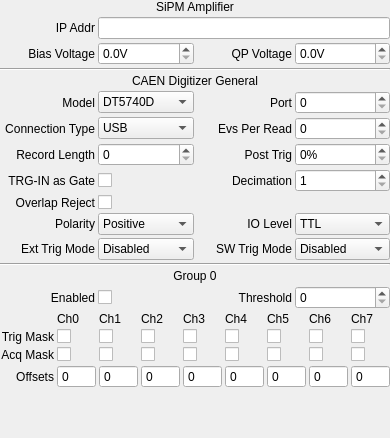
          <widget class="QWidget" name="scrollAreaWidgetContents_2">
           <property name="geometry">
            <rect>
             <x>0</x>
             <y>0</y>
             <width>390</width>
             <height>438</height>
            </rect>
           </property>
           <property name="maximumSize">
            <size>
             <width>1000</width>
             <height>16777215</height>
            </size>
           </property>
           <layout class="QVBoxLayout" name="verticalLayout_9">
            <property name="spacing">
             <number>3</number>
            </property>
            <property name="leftMargin">
             <number>0</number>
            </property>
            <property name="topMargin">
             <number>0</number>
            </property>
            <property name="rightMargin">
             <number>0</number>
            </property>
            <property name="bottomMargin">
             <number>0</number>
            </property>
            <item>
             <layout class="QGridLayout" name="gridLayout_4">
              <property name="verticalSpacing">
               <number>3</number>
              </property>
              <item row="1" column="0">
               <widget class="QLabel" name="sipm_ip_addr_label">
                <property name="text">
                 <string>IP Addr</string>
                </property>
                <property name="alignment">
                 <set>Qt::AlignRight|Qt::AlignTrailing|Qt::AlignVCenter</set>
                </property>
                <property name="buddy">
                 <cstring>sipm_ip_addr_edit</cstring>
                </property>
               </widget>
              </item>
              <item row="2" column="1">
               <widget class="QDoubleSpinBox" name="sipm_bias_box">
                <property name="suffix">
                 <string>V</string>
                </property>
                <property name="decimals">
                 <number>1</number>
                </property>
               </widget>
              </item>
              <item row="2" column="3">
               <widget class="QDoubleSpinBox" name="sipm_qp_box">
                <property name="suffix">
                 <string>V</string>
                </property>
                <property name="decimals">
                 <number>1</number>
                </property>
               </widget>
              </item>
              <item row="1" column="1" colspan="3">
               <widget class="QLineEdit" name="sipm_ip_addr_edit"/>
              </item>
              <item row="2" column="2">
               <widget class="QLabel" name="sipm_qp_label">
                <property name="text">
                 <string>QP Voltage</string>
                </property>
                <property name="alignment">
                 <set>Qt::AlignRight|Qt::AlignTrailing|Qt::AlignVCenter</set>
                </property>
                <property name="buddy">
                 <cstring>sipm_qp_box</cstring>
                </property>
               </widget>
              </item>
              <item row="2" column="0">
               <widget class="QLabel" name="sipm_bias_label">
                <property name="text">
                 <string>Bias Voltage</string>
                </property>
                <property name="alignment">
                 <set>Qt::AlignRight|Qt::AlignTrailing|Qt::AlignVCenter</set>
                </property>
                <property name="buddy">
                 <cstring>sipm_bias_box</cstring>
                </property>
               </widget>
              </item>
              <item row="0" column="0" colspan="4">
               <widget class="QLabel" name="sipm_amp_label">
                <property name="text">
                 <string>SiPM Amplifier</string>
                </property>
                <property name="alignment">
                 <set>Qt::AlignCenter</set>
                </property>
               </widget>
              </item>
             </layout>
            </item>
            <item>
             <widget class="Line" name="line">
              <property name="orientation">
               <enum>Qt::Horizontal</enum>
              </property>
             </widget>
            </item>
            <item>
             <layout class="QGridLayout" name="gridLayout_6">
              <property name="spacing">
               <number>3</number>
              </property>
              <item row="6" column="1">
               <widget class="QComboBox" name="caen_polarity_box">
                <item>
                 <property name="text">
                  <string>Positive</string>
                 </property>
                </item>
                <item>
                 <property name="text">
                  <string>Negative</string>
                 </property>
                </item>
               </widget>
              </item>
              <item row="6" column="0">
               <widget class="QLabel" name="caen_polarity_label">
                <property name="text">
                 <string>Polarity</string>
                </property>
                <property name="alignment">
                 <set>Qt::AlignRight|Qt::AlignTrailing|Qt::AlignVCenter</set>
                </property>
                <property name="buddy">
                 <cstring>caen_polarity_box</cstring>
                </property>
               </widget>
              </item>
              <item row="1" column="3">
               <widget class="QSpinBox" name="caen_port_box">
                <property name="minimumSize">
                 <size>
                  <width>50</width>
                  <height>0</height>
                 </size>
                </property>
               </widget>
              </item>
              <item row="6" column="2">
               <widget class="QLabel" name="caen_io_label">
                <property name="text">
                 <string>IO Level</string>
                </property>
                <property name="alignment">
                 <set>Qt::AlignRight|Qt::AlignTrailing|Qt::AlignVCenter</set>
                </property>
                <property name="buddy">
                 <cstring>caen_io_box</cstring>
                </property>
               </widget>
              </item>
              <item row="3" column="2">
               <widget class="QLabel" name="caen_post_trig_label">
                <property name="text">
                 <string>Post Trig</string>
                </property>
                <property name="alignment">
                 <set>Qt::AlignRight|Qt::AlignTrailing|Qt::AlignVCenter</set>
                </property>
                <property name="buddy">
                 <cstring>caen_post_trig_box</cstring>
                </property>
               </widget>
              </item>
              <item row="7" column="1">
               <widget class="QComboBox" name="caen_ext_trig_box">
                <item>
                 <property name="text">
                  <string>Disabled</string>
                 </property>
                </item>
                <item>
                 <property name="text">
                  <string>ACQ Only</string>
                 </property>
                </item>
                <item>
                 <property name="text">
                  <string>EXT Only</string>
                 </property>
                </item>
                <item>
                 <property name="text">
                  <string>ACQ+EXT</string>
                 </property>
                </item>
               </widget>
              </item>
              <item row="1" column="1">
               <widget class="QComboBox" name="caen_model_box">
                <item>
                 <property name="text">
                  <string>DT5740D</string>
                 </property>
                </item>
                <item>
                 <property name="text">
                  <string>DT5730B</string>
                 </property>
                </item>
                <item>
                 <property name="text">
                  <string>V1740D</string>
                 </property>
                </item>
               </widget>
              </item>
              <item row="2" column="0">
               <widget class="QLabel" name="caen_conn_label">
                <property name="text">
                 <string>Connection Type</string>
                </property>
                <property name="alignment">
                 <set>Qt::AlignRight|Qt::AlignTrailing|Qt::AlignVCenter</set>
                </property>
                <property name="buddy">
                 <cstring>caen_conn_box</cstring>
                </property>
               </widget>
              </item>
              <item row="7" column="0">
               <widget class="QLabel" name="caen_ext_trig_label">
                <property name="text">
                 <string>Ext Trig Mode</string>
                </property>
                <property name="alignment">
                 <set>Qt::AlignRight|Qt::AlignTrailing|Qt::AlignVCenter</set>
                </property>
                <property name="buddy">
                 <cstring>caen_ext_trig_box</cstring>
                </property>
               </widget>
              </item>
              <item row="7" column="3">
               <widget class="QComboBox" name="caen_sw_trig_box">
                <item>
                 <property name="text">
                  <string>Disabled</string>
                 </property>
                </item>
                <item>
                 <property name="text">
                  <string>ACQ Only</string>
                 </property>
                </item>
                <item>
                 <property name="text">
                  <string>EXT Only</string>
                 </property>
                </item>
                <item>
                 <property name="text">
                  <string>ACQ+EXT</string>
                 </property>
                </item>
               </widget>
              </item>
              <item row="2" column="3">
               <widget class="QSpinBox" name="caen_evs_box">
                <property name="maximum">
                 <number>10000</number>
                </property>
               </widget>
              </item>
              <item row="5" column="0">
               <widget class="QLabel" name="caen_overlap_label">
                <property name="text">
                 <string>Overlap Reject</string>
                </property>
                <property name="alignment">
                 <set>Qt::AlignRight|Qt::AlignTrailing|Qt::AlignVCenter</set>
                </property>
                <property name="buddy">
                 <cstring>caen_overlap_box</cstring>
                </property>
               </widget>
              </item>
              <item row="5" column="1">
               <widget class="QCheckBox" name="caen_overlap_box">
                <property name="text">
                 <string/>
                </property>
               </widget>
              </item>
              <item row="3" column="1">
               <widget class="QSpinBox" name="caen_length_box">
                <property name="maximum">
                 <number>10000</number>
                </property>
               </widget>
              </item>
              <item row="2" column="2">
               <widget class="QLabel" name="caen_evs_label">
                <property name="text">
                 <string>Evs Per Read</string>
                </property>
                <property name="alignment">
                 <set>Qt::AlignRight|Qt::AlignTrailing|Qt::AlignVCenter</set>
                </property>
                <property name="buddy">
                 <cstring>caen_evs_box</cstring>
                </property>
               </widget>
              </item>
              <item row="6" column="3">
               <widget class="QComboBox" name="caen_io_box">
                <item>
                 <property name="text">
                  <string>TTL</string>
                 </property>
                </item>
                <item>
                 <property name="text">
                  <string>NIM</string>
                 </property>
                </item>
               </widget>
              </item>
              <item row="2" column="1">
               <widget class="QComboBox" name="caen_conn_box">
                <item>
                 <property name="text">
                  <string>USB</string>
                 </property>
                </item>
                <item>
                 <property name="text">
                  <string>PCI</string>
                 </property>
                </item>
               </widget>
              </item>
              <item row="0" column="0" colspan="4">
               <widget class="QLabel" name="caen_general_label">
                <property name="text">
                 <string>CAEN Digitizer General</string>
                </property>
                <property name="alignment">
                 <set>Qt::AlignCenter</set>
                </property>
               </widget>
              </item>
              <item row="1" column="0">
               <widget class="QLabel" name="caen_model_label">
                <property name="sizePolicy">
                 <sizepolicy hsizetype="Minimum" vsizetype="Preferred">
                  <horstretch>0</horstretch>
                  <verstretch>0</verstretch>
                 </sizepolicy>
                </property>
                <property name="text">
                 <string>Model</string>
                </property>
                <property name="alignment">
                 <set>Qt::AlignRight|Qt::AlignTrailing|Qt::AlignVCenter</set>
                </property>
                <property name="buddy">
                 <cstring>caen_model_box</cstring>
                </property>
               </widget>
              </item>
              <item row="1" column="2">
               <widget class="QLabel" name="caen_port_label">
                <property name="text">
                 <string>Port</string>
                </property>
                <property name="alignment">
                 <set>Qt::AlignRight|Qt::AlignTrailing|Qt::AlignVCenter</set>
                </property>
                <property name="buddy">
                 <cstring>caen_port_box</cstring>
                </property>
               </widget>
              </item>
              <item row="7" column="2">
               <widget class="QLabel" name="caen_sw_trig_label">
                <property name="text">
                 <string>SW Trig Mode</string>
                </property>
                <property name="alignment">
                 <set>Qt::AlignRight|Qt::AlignTrailing|Qt::AlignVCenter</set>
                </property>
                <property name="buddy">
                 <cstring>caen_sw_trig_box</cstring>
                </property>
               </widget>
              </item>
              <item row="3" column="0">
               <widget class="QLabel" name="caen_length_label">
                <property name="text">
                 <string>Record Length</string>
                </property>
                <property name="alignment">
                 <set>Qt::AlignRight|Qt::AlignTrailing|Qt::AlignVCenter</set>
                </property>
                <property name="buddy">
                 <cstring>caen_length_box</cstring>
                </property>
               </widget>
              </item>
              <item row="3" column="3">
               <widget class="QSpinBox" name="caen_post_trig_box">
                <property name="suffix">
                 <string>%</string>
                </property>
                <property name="maximum">
                 <number>100</number>
                </property>
               </widget>
              </item>
              <item row="4" column="2">
               <widget class="QLabel" name="caen_decimation_label">
                <property name="text">
                 <string>Decimation</string>
                </property>
                <property name="alignment">
                 <set>Qt::AlignRight|Qt::AlignTrailing|Qt::AlignVCenter</set>
                </property>
                <property name="buddy">
                 <cstring>caen_decimation_box</cstring>
                </property>
               </widget>
              </item>
              <item row="4" column="0">
               <widget class="QLabel" name="caen_trigin_label">
                <property name="text">
                 <string>TRG-IN as Gate</string>
                </property>
                <property name="alignment">
                 <set>Qt::AlignRight|Qt::AlignTrailing|Qt::AlignVCenter</set>
                </property>
                <property name="buddy">
                 <cstring>caen_trigin_box</cstring>
                </property>
               </widget>
              </item>
              <item row="4" column="1">
               <widget class="QCheckBox" name="caen_trigin_box">
                <property name="text">
                 <string/>
                </property>
               </widget>
              </item>
              <item row="4" column="3">
               <widget class="QSpinBox" name="caen_decimation_box">
                <property name="prefix">
                 <string/>
                </property>
                <property name="minimum">
                 <number>1</number>
                </property>
                <property name="maximum">
                 <number>7</number>
                </property>
               </widget>
              </item>
             </layout>
            </item>
            <item>
             <widget class="Line" name="line_2">
              <property name="orientation">
               <enum>Qt::Horizontal</enum>
              </property>
             </widget>
            </item>
            <item>
             <layout class="QGridLayout" name="gridLayout_7">
              <item row="1" column="3">
               <widget class="QSpinBox" name="caen_g0_thres_box">
                <property name="maximum">
                 <number>65536</number>
                </property>
               </widget>
              </item>
              <item row="1" column="0">
               <widget class="QLabel" name="caen_g0_enable_label">
                <property name="text">
                 <string>Enabled</string>
                </property>
                <property name="alignment">
                 <set>Qt::AlignRight|Qt::AlignTrailing|Qt::AlignVCenter</set>
                </property>
                <property name="buddy">
                 <cstring>caen_g0_enable_box</cstring>
                </property>
               </widget>
              </item>
              <item row="1" column="1">
               <widget class="QCheckBox" name="caen_g0_enable_box">
                <property name="text">
                 <string/>
                </property>
               </widget>
              </item>
              <item row="0" column="0" colspan="4">
               <widget class="QLabel" name="caen_g0_label">
                <property name="text">
                 <string>Group 0</string>
                </property>
                <property name="alignment">
                 <set>Qt::AlignCenter</set>
                </property>
               </widget>
              </item>
              <item row="1" column="2">
               <widget class="QLabel" name="caen_g0_thres_label">
                <property name="text">
                 <string>Threshold</string>
                </property>
                <property name="alignment">
                 <set>Qt::AlignRight|Qt::AlignTrailing|Qt::AlignVCenter</set>
                </property>
                <property name="buddy">
                 <cstring>caen_g0_thres_box</cstring>
                </property>
               </widget>
              </item>
             </layout>
            </item>
            <item>
             <layout class="QGridLayout" name="gridLayout_8">
              <item row="2" column="7">
               <widget class="QCheckBox" name="caen_g0_acq_mask_6">
                <property name="text">
                 <string/>
                </property>
               </widget>
              </item>
              <item row="1" column="0">
               <widget class="QLabel" name="label_21">
                <property name="text">
                 <string>Trig Mask</string>
                </property>
                <property name="alignment">
                 <set>Qt::AlignRight|Qt::AlignTrailing|Qt::AlignVCenter</set>
                </property>
               </widget>
              </item>
              <item row="1" column="5">
               <widget class="QCheckBox" name="caen_g0_trig_mask_4">
                <property name="text">
                 <string/>
                </property>
               </widget>
              </item>
              <item row="1" column="2">
               <widget class="QCheckBox" name="caen_g0_trig_mask_1">
                <property name="text">
                 <string/>
                </property>
               </widget>
              </item>
              <item row="2" column="8">
               <widget class="QCheckBox" name="caen_g0_acq_mask_7">
                <property name="text">
                 <string/>
                </property>
               </widget>
              </item>
              <item row="1" column="1">
               <widget class="QCheckBox" name="caen_g0_trig_mask_0">
                <property name="text">
                 <string/>
                </property>
               </widget>
              </item>
              <item row="2" column="5">
               <widget class="QCheckBox" name="caen_g0_acq_mask_4">
                <property name="text">
                 <string/>
                </property>
               </widget>
              </item>
              <item row="2" column="0">
               <widget class="QLabel" name="label_22">
                <property name="text">
                 <string>Acq Mask</string>
                </property>
                <property name="alignment">
                 <set>Qt::AlignRight|Qt::AlignTrailing|Qt::AlignVCenter</set>
                </property>
               </widget>
              </item>
              <item row="1" column="6">
               <widget class="QCheckBox" name="caen_g0_trig_mask_5">
                <property name="text">
                 <string/>
                </property>
               </widget>
              </item>
              <item row="2" column="6">
               <widget class="QCheckBox" name="caen_g0_acq_mask_5">
                <property name="text">
                 <string/>
                </property>
               </widget>
              </item>
              <item row="1" column="4">
               <widget class="QCheckBox" name="caen_g0_trig_mask_3">
                <property name="text">
                 <string/>
                </property>
               </widget>
              </item>
              <item row="1" column="8">
               <widget class="QCheckBox" name="caen_g0_trig_mask_7">
                <property name="text">
                 <string/>
                </property>
               </widget>
              </item>
              <item row="1" column="3">
               <widget class="QCheckBox" name="caen_g0_trig_mask_2">
                <property name="text">
                 <string/>
                </property>
               </widget>
              </item>
              <item row="1" column="7">
               <widget class="QCheckBox" name="caen_g0_trig_mask_6">
                <property name="text">
                 <string/>
                </property>
               </widget>
              </item>
              <item row="2" column="4">
               <widget class="QCheckBox" name="caen_g0_acq_mask_3">
                <property name="text">
                 <string/>
                </property>
               </widget>
              </item>
              <item row="2" column="1">
               <widget class="QCheckBox" name="caen_g0_acq_mask_0">
                <property name="text">
                 <string/>
                </property>
               </widget>
              </item>
              <item row="3" column="0">
               <widget class="QLabel" name="label_23">
                <property name="text">
                 <string>Offsets</string>
                </property>
                <property name="alignment">
                 <set>Qt::AlignRight|Qt::AlignTrailing|Qt::AlignVCenter</set>
                </property>
               </widget>
              </item>
              <item row="2" column="3">
               <widget class="QCheckBox" name="caen_g0_acq_mask_2">
                <property name="text">
                 <string/>
                </property>
               </widget>
              </item>
              <item row="2" column="2">
               <widget class="QCheckBox" name="caen_g0_acq_mask_1">
                <property name="text">
                 <string/>
                </property>
               </widget>
              </item>
              <item row="0" column="8">
               <widget class="QLabel" name="label_30">
                <property name="text">
                 <string>Ch7</string>
                </property>
               </widget>
              </item>
              <item row="0" column="7">
               <widget class="QLabel" name="label_29">
                <property name="text">
                 <string>Ch6</string>
                </property>
               </widget>
              </item>
              <item row="0" column="6">
               <widget class="QLabel" name="label_28">
                <property name="text">
                 <string>Ch5</string>
                </property>
               </widget>
              </item>
              <item row="0" column="5">
               <widget class="QLabel" name="label_27">
                <property name="text">
                 <string>Ch4</string>
                </property>
               </widget>
              </item>
              <item row="0" column="4">
               <widget class="QLabel" name="label_26">
                <property name="text">
                 <string>Ch3</string>
                </property>
               </widget>
              </item>
              <item row="0" column="3">
               <widget class="QLabel" name="label_25">
                <property name="text">
                 <string>Ch2</string>
                </property>
               </widget>
              </item>
              <item row="0" column="2">
               <widget class="QLabel" name="label_24">
                <property name="text">
                 <string>Ch1</string>
                </property>
               </widget>
              </item>
              <item row="0" column="1">
               <widget class="QLabel" name="label_32">
                <property name="text">
                 <string>Ch0</string>
                </property>
               </widget>
              </item>
              <item row="3" column="1">
               <widget class="QSpinBox" name="caen_g0_offset_0">
                <property name="font">
                 <font>
                  <kerning>true</kerning>
                 </font>
                </property>
                <property name="wrapping">
                 <bool>false</bool>
                </property>
                <property name="buttonSymbols">
                 <enum>QAbstractSpinBox::NoButtons</enum>
                </property>
                <property name="showGroupSeparator" stdset="0">
                 <bool>false</bool>
                </property>
                <property name="maximum">
                 <number>255</number>
                </property>
                <property name="value">
                 <number>0</number>
                </property>
               </widget>
              </item>
              <item row="3" column="2">
               <widget class="QSpinBox" name="caen_g0_offset_1">
                <property name="font">
                 <font>
                  <kerning>true</kerning>
                 </font>
                </property>
                <property name="wrapping">
                 <bool>false</bool>
                </property>
                <property name="buttonSymbols">
                 <enum>QAbstractSpinBox::NoButtons</enum>
                </property>
                <property name="showGroupSeparator" stdset="0">
                 <bool>false</bool>
                </property>
                <property name="maximum">
                 <number>255</number>
                </property>
                <property name="value">
                 <number>0</number>
                </property>
               </widget>
              </item>
              <item row="3" column="3">
               <widget class="QSpinBox" name="caen_g0_offset_2">
                <property name="font">
                 <font>
                  <kerning>true</kerning>
                 </font>
                </property>
                <property name="wrapping">
                 <bool>false</bool>
                </property>
                <property name="buttonSymbols">
                 <enum>QAbstractSpinBox::NoButtons</enum>
                </property>
                <property name="showGroupSeparator" stdset="0">
                 <bool>false</bool>
                </property>
                <property name="maximum">
                 <number>255</number>
                </property>
                <property name="value">
                 <number>0</number>
                </property>
               </widget>
              </item>
              <item row="3" column="4">
               <widget class="QSpinBox" name="caen_g0_offset_3">
                <property name="font">
                 <font>
                  <kerning>true</kerning>
                 </font>
                </property>
                <property name="wrapping">
                 <bool>false</bool>
                </property>
                <property name="buttonSymbols">
                 <enum>QAbstractSpinBox::NoButtons</enum>
                </property>
                <property name="showGroupSeparator" stdset="0">
                 <bool>false</bool>
                </property>
                <property name="maximum">
                 <number>255</number>
                </property>
                <property name="value">
                 <number>0</number>
                </property>
               </widget>
              </item>
              <item row="3" column="5">
               <widget class="QSpinBox" name="caen_g0_offset_4">
                <property name="font">
                 <font>
                  <kerning>true</kerning>
                 </font>
                </property>
                <property name="wrapping">
                 <bool>false</bool>
                </property>
                <property name="buttonSymbols">
                 <enum>QAbstractSpinBox::NoButtons</enum>
                </property>
                <property name="showGroupSeparator" stdset="0">
                 <bool>false</bool>
                </property>
                <property name="maximum">
                 <number>255</number>
                </property>
                <property name="value">
                 <number>0</number>
                </property>
               </widget>
              </item>
              <item row="3" column="6">
               <widget class="QSpinBox" name="caen_g0_offset_5">
                <property name="font">
                 <font>
                  <kerning>true</kerning>
                 </font>
                </property>
                <property name="wrapping">
                 <bool>false</bool>
                </property>
                <property name="buttonSymbols">
                 <enum>QAbstractSpinBox::NoButtons</enum>
                </property>
                <property name="showGroupSeparator" stdset="0">
                 <bool>false</bool>
                </property>
                <property name="maximum">
                 <number>255</number>
                </property>
                <property name="value">
                 <number>0</number>
                </property>
               </widget>
              </item>
              <item row="3" column="7">
               <widget class="QSpinBox" name="caen_g0_offset_6">
                <property name="font">
                 <font>
                  <kerning>true</kerning>
                 </font>
                </property>
                <property name="wrapping">
                 <bool>false</bool>
                </property>
                <property name="buttonSymbols">
                 <enum>QAbstractSpinBox::NoButtons</enum>
                </property>
                <property name="showGroupSeparator" stdset="0">
                 <bool>false</bool>
                </property>
                <property name="maximum">
                 <number>255</number>
                </property>
                <property name="value">
                 <number>0</number>
                </property>
               </widget>
              </item>
              <item row="3" column="8">
               <widget class="QSpinBox" name="caen_g0_offset_7">
                <property name="font">
                 <font>
                  <kerning>true</kerning>
                 </font>
                </property>
                <property name="wrapping">
                 <bool>false</bool>
                </property>
                <property name="buttonSymbols">
                 <enum>QAbstractSpinBox::NoButtons</enum>
                </property>
                <property name="showGroupSeparator" stdset="0">
                 <bool>false</bool>
                </property>
                <property name="maximum">
                 <number>255</number>
                </property>
                <property name="value">
                 <number>0</number>
                </property>
               </widget>
              </item>
             </layout>
            </item>
            <item>
             <spacer name="verticalSpacer_4">
              <property name="orientation">
               <enum>Qt::Vertical</enum>
              </property>
              <property name="sizeType">
               <enum>QSizePolicy::Expanding</enum>
              </property>
              <property name="sizeHint" stdset="0">
               <size>
                <width>20</width>
                <height>368</height>
               </size>
              </property>
             </spacer>
            </item>
           </layout>
          </widget>
